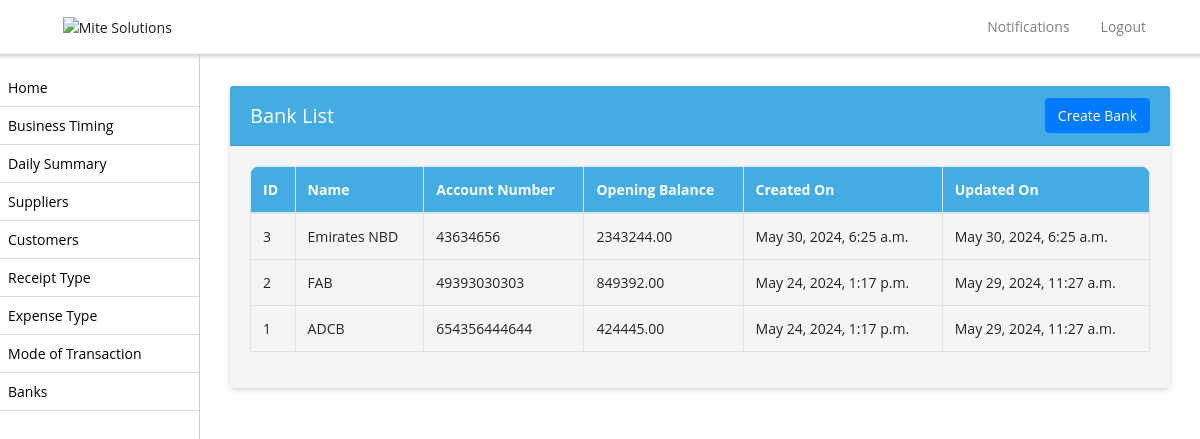
The page /banks/ (signed in) on the database as committed earlier.
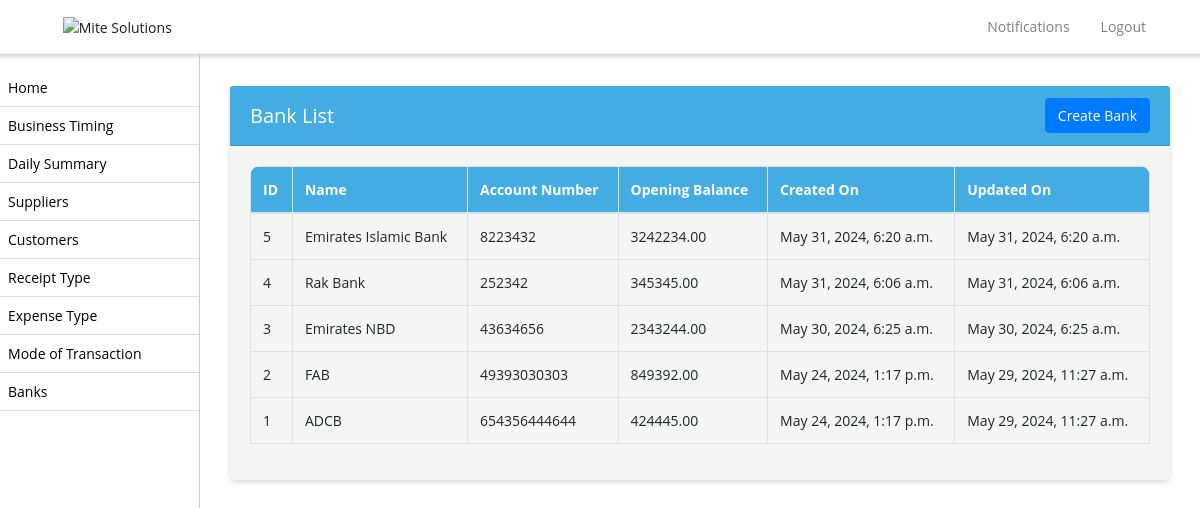
The same page on the database as committed later.
### biztrackapp/models.py (models this page shows, shortened)
class Bank(models.Model):
    name = models.CharField(max_length=255, choices=BANK_CHOICES)
    account_number = models.CharField(max_length=50)
    opening_balance = models.DecimalField(max_digits=10, decimal_places=2)
    business_profile = models.CharField(max_length=255, null=True)
    status = models.BooleanField(default=False)
    created_on = models.DateTimeField(auto_now_add=True, null=True)
    update_on = models.DateTimeField(auto_now=True, null=True)

### biztrackapp/views.py (the view)
# urls.py: path('banks/', BankListView.as_view(), name='bank_list'),
class BankListView(ListView):
    model = Bank
    template_name = 'bank_list.html'
    def get_queryset(self):
        shop_admin = get_object_or_404(ShopAdmin, user=self.request.user)
        shop = shop_admin.shop
        business_profile = get_object_or_404(BusinessProfile, name=shop.name)
        return Bank.objects.filter(business_profile=business_profile.id).order_by('-created_on')

### biztrackapp/templates/bank_list.html (shortened to what this page needs)
{% extends 'base.html' %}
{% block content %}
<div class="container">
  <div class="card">
    <div class="card-header d-flex justify-content-between align-items-center">
      <h5 class="mb-0">Bank List</h5>
      <a href="{% url 'create_bank' %}" class="btn btn-primary float-right">Create Bank</a>
  </div>
    <div class="card-body">
      <div class="table-responsive">
        <table class="table table-bordered table-striped nowrap" id="banklist">
          <thead>
            <tr>
              <th>ID</th>
              <th>Name</th>
              <th>Account Number</th>
              <th>Opening Balance</th>
              <th>Created On</th>
              <th>Updated On</th>
            </tr>
          </thead>
          <tbody>
            {% for bank in object_list %}
            <tr>
              <td>{{ bank.id }}</td>
              <td>{{ bank.name }}</td>
              <td>{{ bank.account_number }}</td>
              <td>{{ bank.opening_balance }}</td>
              <td>{{ bank.created_on }}</td>
              <td>{{ bank.update_on }}</td>
            </tr>
            {% endfor %}
          </tbody>
        </table>
      </div>
    </div>
  </div>
</div>
{% endblock %}

### biztrackapp/templates/base.html (shortened to what this page needs)
{% load static %}
<!DOCTYPE html>
<html lang="en">
<head>
    <link rel="stylesheet" href="https://stackpath.bootstrapcdn.com/bootstrap/4.3.1/css/bootstrap.min.css">
    <link href="https://templates.hibootstrap.com/farol/assets/css/style.css" rel="stylesheet">
    <link rel="stylesheet" href="https://use.fontawesome.com/releases/v5.8.2/css/all.css">
    <link rel="stylesheet" type="text/css" href="https://cdn.jsdelivr.net/npm/daterangepicker/daterangepicker.css" />
<link href="https://cdnjs.cloudflare.com/ajax/libs/awesomplete/1.1.5/awesomplete.min.css" rel="stylesheet">
<link rel="stylesheet" href="https://cdn.datatables.net/2.0.2/css/dataTables.bootstrap5.css">
<link rel="stylesheet" href="https://cdn.datatables.net/responsive/3.0.0/css/responsive.bootstrap5.css">
<link rel="stylesheet" type="text/css" href="https://cdn.datatables.net/buttons/2.2.2/css/buttons.bootstrap5.min.css">
<link href="https://cdn.jsdelivr.net/npm/select2@4.1.0-rc.0/dist/css/select2.min.css" rel="stylesheet" />
</head>
<body>
<nav class="navbar navbar-expand-lg navbar-light bg-white fixed-top">
    <a class="navbar-brand text-left" href="/home/">
         <img src="https://mitesolutions.com/images/logo.png"  alt="Mite Solutions" width="5%">
    </a>
    <div class="collapse navbar-collapse" id="navbarNav">
        {% include 'sidebar_mobile.html' %}
    </div>
</nav>
<div id="sidebar">
    {% include 'sidebar.html' %}
</div>
<div id="content">
    {% block content %}{% endblock %}
</div>
</body>
</html>

### biztrackapp/templates/sidebar_mobile.html (shortened to what this page needs)
<ul class="navbar-nav ml-auto pl-3" style="max-height: 400px; overflow-y: scroll;">
<li class="nav-item " ><a class="nav-link" href="/notifications/"> Notifications</a></li>
    <li class="nav-item">
        <a class="nav-link" href="{% url 'logout' %}">Logout</a>
    </li>
</ul>

### biztrackapp/templates/sidebar.html (shortened to what this page needs)
 <ul id="font-c">
        <li><a href="/home/"> Home</a></li>
        <li><a href="/business-timing-list/"> Business Timing</a></li>
        <li><a href="/daily-summary/"> Daily Summary</a></li>
        <li><a href="/supplier-list/"> Suppliers</a></li>
        <li><a href="/customer-list/"> Customers</a></li>
        <li><a href="/receipt-type/"> Receipt Type</a></li>
        <li><a href="/expense-type/"> Expense Type</a></li>
        <li><a href="/mode-transaction/"> Mode of Transaction</a></li>
        <li><a href="/banks/"> Banks</a></li>
    </ul>

### biztrackapp/templates/base.html (style rules this page uses)
body, p, h1, h2, h3, h4, h5, h6, a, li, label, input, div, span, small { font-family: "Open Sans", sans-serif !important; }
body, p, a, li, li>a { font-size:14px !important; }
#font-c>li>a { font-size:14px !important; }
body { padding-top: 56px; background-color: #ffffff !important; }
.navbar-light { border-bottom: 0.1em solid #f5f5f5; box-shadow: 1px -2px 5px 4px #ccc; }
table thead { border-radius: 5px !important; }
table thead th { vertical-align: bottom; border-bottom: 2px solid #dee2e6; background-color: #42ace3 !important; color: #fff !important; }
tbody { border-bottom: 0px !important; background-color: #f5f5f5 !important; }
tbody>tr>td { background-color: #f5f5f5 !important; }
#sidebar { height: 100%; width: 200px; position: fixed; top: 0; left: 0; background-color: #fff; padding-top: 36px; border-right:1px solid #ccc; }
table { border:1px !important; }
#content { margin-left: 200px; padding: 15px; }
#sidebar ul { list-style: none; padding: 0; }
#sidebar ul li { padding: 8px; border-bottom: 1px solid #ddd; }
#sidebar ul li a { text-decoration: none; color: #000; }
.navbar-brand { margin-left: 4%; }
div>.table-responsive, table, table>thead { border-radius: 10px !important; }
.card { border:0px !important; margin-top:15px; margin-bottom:15px; box-shadow: 0px 2px 6px -1px #ccc; }
.card-body { background-color: #f5f5f5 !important; }
.card-header { background-color: #42ace3 !important; color:#fff !important; }
.card-header>a, .card-header>h5 { color:#fff !important; }
a { text-decoration: none !important; }
.btn-primary { --bs-btn-color: #fff; --bs-btn-bg: #184b7c; --bs-btn-border-color: #184b7c; --bs-btn-hover-color: #000; --bs-btn-hover-bg: #1d5c96; --bs-btn-hover-border-color: #184b7c; --bs-btn-focus-shadow-rgb: 0, 155, 132; --bs-btn-active-color: #000; --bs-btn-active-bg: #33c5af; --bs-btn-active-border-color: #184b7c; --bs-btn-active-shadow: inset 0 3px 5px rgba(0, 0, 0, 0.125); --bs-btn-disabled-color: #000; --bs-btn-disabled-bg: #184b7c; --bs-btn-disabled-border-color: #184b7c; }
.navbar-nav.ml-auto { margin-right: 15px; }
.navbar-nav.ml-auto a { color: #fff; margin-right: 15px; }

Rows that differ between the two databases and show on the page:
added Bank: id "5", name "Emirates Islamic Bank", account_number "8223432", opening_balance "3242234.00", created_on "May 31, 2024, 6:20 a.m.", update_on "May 31, 2024, 6:20 a.m."
added Bank: id "4", name "Rak Bank", account_number "252342", opening_balance "345345.00", created_on "May 31, 2024, 6:06 a.m.", update_on "May 31, 2024, 6:06 a.m."
